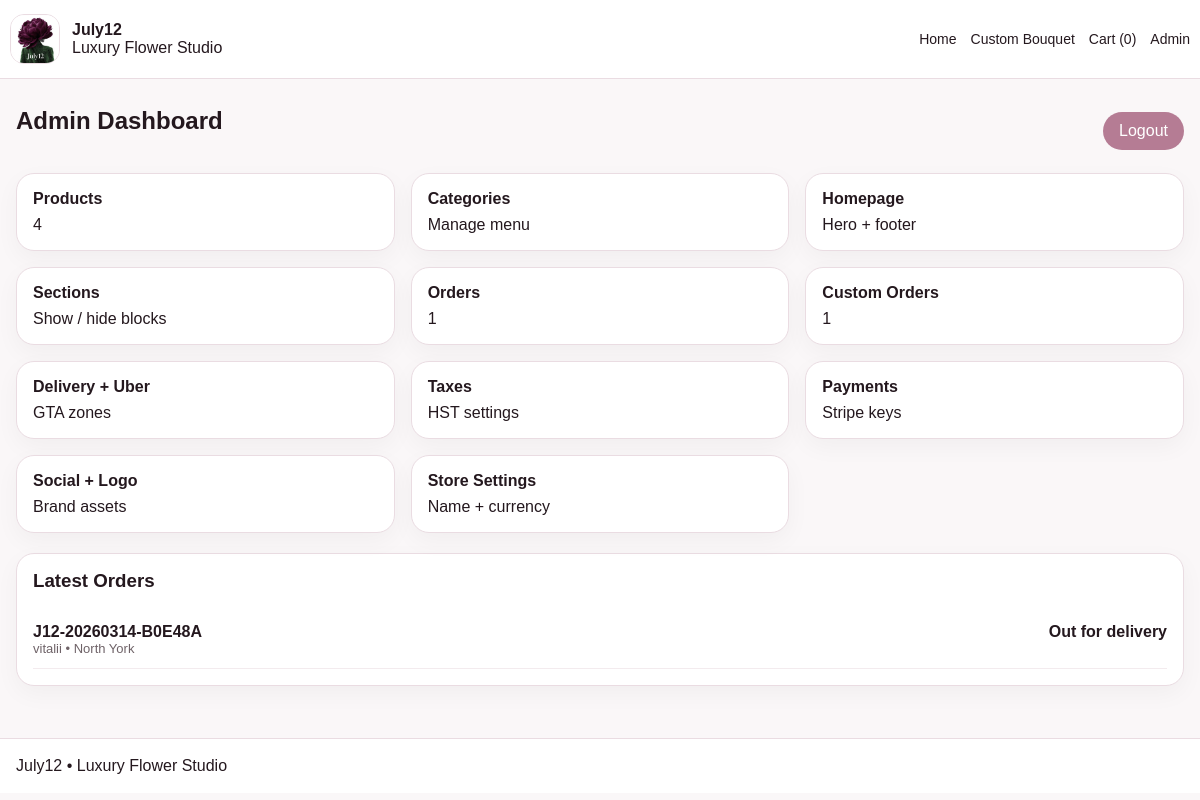
/admin (signed in), run on the app's committed database.
### tables this page shows
CREATE TABLE settings (
            key TEXT PRIMARY KEY,
            value TEXT
        );

CREATE TABLE orders (
            id INTEGER PRIMARY KEY AUTOINCREMENT,
            order_number TEXT,
            customer_name TEXT,
            customer_phone TEXT,
            customer_email TEXT,
            city TEXT,
            address TEXT,
            postal_code TEXT,
            subtotal REAL,
            delivery_fee REAL,
            tax_amount REAL,
            total REAL,
            delivery_provider TEXT,
            order_status TEXT DEFAULT 'New',
            payment_status TEXT DEFAULT 'pending',
            created_at TEXT
        );

### app.py (the view)
@app.route("/admin")
@admin_required
def admin_dashboard():
    conn = db()
    total_products = conn.execute("SELECT COUNT(*) c FROM products").fetchone()["c"]
    total_orders = conn.execute("SELECT COUNT(*) c FROM orders").fetchone()["c"]
    total_custom = conn.execute("SELECT COUNT(*) c FROM custom_orders").fetchone()["c"]
    latest_orders = conn.execute("SELECT * FROM orders ORDER BY id DESC LIMIT 8").fetchall()
    conn.close()
    return render_template("admin/dashboard.html", total_products=total_products, total_orders=total_orders, total_custom=total_custom, latest_orders=latest_orders)

### app.py (called while the page is built, shortened)
def db():
    conn = sqlite3.connect(DB_PATH)
    conn.row_factory = sqlite3.Row
    return conn

def admin_required(fn):
    @wraps(fn)
    def wrapper(*args, **kwargs):
        if not session.get("admin"):
            return redirect(url_for("admin_login"))
        return fn(*args, **kwargs)
    return wrapper

def get_settings() -> dict:
    conn = db()
    rows = conn.execute("SELECT key, value FROM settings").fetchall()
    conn.close()
    return {r["key"]: r["value"] for r in rows}

def get_sections() -> dict:
    conn = db()
    rows = conn.execute("SELECT key, enabled FROM sections").fetchall()
    conn.close()
    return {r["key"]: bool(r["enabled"]) for r in rows}

def cart_items():
    cart = session.get("cart", {})
    if not cart:
        return [], 0.0

@app.context_processor
def inject_globals():
    s = get_settings()
    items, _ = cart_items()
    return {
        "settings": s,
        "sections": get_sections(),
        "store_name": s.get("store_name", "July12"),
        "cart_count": sum(i["qty"] for i in items),
    }

### templates/admin/dashboard.html
{% extends "base.html" %}
{% block content %}
<section class="section">
  <div class="container">
    <div class="admin-top">
      <h1>Admin Dashboard</h1>
      <a class="btn" href="{{ url_for('admin_logout') }}">Logout</a>
    </div>
    <div class="grid admin-grid">
      <a class="admin-card" href="{{ url_for('admin_products') }}"><strong>Products</strong><span>{{ total_products }}</span></a>
      <a class="admin-card" href="{{ url_for('admin_categories') }}"><strong>Categories</strong><span>Manage menu</span></a>
      <a class="admin-card" href="{{ url_for('admin_homepage') }}"><strong>Homepage</strong><span>Hero + footer</span></a>
      <a class="admin-card" href="{{ url_for('admin_sections') }}"><strong>Sections</strong><span>Show / hide blocks</span></a>
      <a class="admin-card" href="{{ url_for('admin_orders') }}"><strong>Orders</strong><span>{{ total_orders }}</span></a>
      <a class="admin-card" href="{{ url_for('admin_custom_orders') }}"><strong>Custom Orders</strong><span>{{ total_custom }}</span></a>
      <a class="admin-card" href="{{ url_for('admin_delivery') }}"><strong>Delivery + Uber</strong><span>GTA zones</span></a>
      <a class="admin-card" href="{{ url_for('admin_taxes') }}"><strong>Taxes</strong><span>HST settings</span></a>
      <a class="admin-card" href="{{ url_for('admin_payments') }}"><strong>Payments</strong><span>Stripe keys</span></a>
      <a class="admin-card" href="{{ url_for('admin_social') }}"><strong>Social + Logo</strong><span>Brand assets</span></a>
      <a class="admin-card" href="{{ url_for('admin_settings') }}"><strong>Store Settings</strong><span>Name + currency</span></a>
    </div>
    <div class="panel" style="margin-top:20px;">
      <h3>Latest Orders</h3>
      {% for order in latest_orders %}
      <div class="summary-row">
        <div>
          <strong>{{ order.order_number }}</strong>
          <div class="small">{{ order.customer_name }} • {{ order.city }}</div>
        </div>
        <strong>{{ order.order_status }}</strong>
      </div>
      {% else %}
      <p>No orders yet.</p>
      {% endfor %}
    </div>
  </div>
</section>
{% endblock %}

### templates/base.html (shortened to what this page needs)
<!doctype html>
<html lang="en">
<head>
  <link href="{{ url_for('static', filename='css/styles.css') }}" rel="stylesheet">
</head>
<body>
<header class="topbar">
  <div class="container nav">
    <a class="brand" href="{{ url_for('home') }}">
      {% if settings.get('logo_url') %}
      <img src="{{ settings.get('logo_url') }}" alt="{{ store_name }}" class="logo-img">
      {% else %}
      <div class="brand-mark">J12</div>
      {% endif %}
      <div class="brand-copy">
        <strong>{{ store_name }}</strong>
        <span>Luxury Flower Studio</span>
      </div>
    </a>
    <nav>
      <a href="{{ url_for('home') }}">Home</a>
      <a href="{{ url_for('custom_bouquet') }}">Custom Bouquet</a>
      <a href="{{ url_for('cart') }}">Cart ({{ cart_count }})</a>
      <a href="{{ url_for('admin_login') }}">Admin</a>
    </nav>
  </div>
</header>
{% block content %}{% endblock %}
<footer class="footer">
  <div class="container">{{ settings.get('footer_text', '') }}</div>
</footer>
</body>
</html>

### static/css/styles.css (style rules this page uses)
body { font-family:Arial,sans-serif;margin:0;background:#faf7f8;color:#24181e }
a { text-decoration:none;color:inherit }
.container { max-width:1180px;margin:0 auto;padding:0 16px }
.topbar { background:#fff;border-bottom:1px solid #eadce2;position:sticky;top:0;z-index:20 }
.nav { display:flex;justify-content:space-between;align-items:center;padding:14px 0 }
.brand { display:flex;gap:12px;align-items:center }
.logo-img { width:48px;height:48px;object-fit:cover;border-radius:14px;border:1px solid #eadce2 }
.brand-copy { display:flex;flex-direction:column }
nav { display:flex;gap:14px;font-size:14px }
.section { padding:28px 0 }
.grid { display:grid;gap:16px }
.products-grid,.info-grid,.admin-grid { grid-template-columns:repeat(3,1fr) }
.card,.panel,.info-card,.admin-card { background:#fff;border:1px solid #eadce2;border-radius:18px;padding:16px;box-shadow:0 8px 24px rgba(0,0,0,.04) }
.info-card h3,.product-copy h3,.panel h3,.section-head h2,.admin-top h1 { margin-top:0 }
.summary-row { display:flex;justify-content:space-between;gap:12px;padding:12px 0;border-bottom:1px solid #f3ebee }
.btn,.cta-btn { display:inline-flex;align-items:center;justify-content:center;border:none;border-radius:999px;padding:10px 16px;background:#b57c94;color:#fff;cursor:pointer }
.small { font-size:13px;color:#6f6368 }
.admin-top { display:flex;justify-content:space-between;align-items:center;margin-bottom:18px }
.admin-card { display:flex;flex-direction:column;gap:8px }
.footer { padding:18px 0;border-top:1px solid #eadce2;background:#fff;margin-top:24px }

### data on the page
settings: get (picture)
settings: value "July12"
orders: order_number "J12-20260314-B0E48A", customer_name "vitalii", city "North York", order_status "Out for delivery"
settings: get "July12 • Luxury Flower Studio"

### other printed values
{{ cart_count }} "0"
{{ total_products }} "4"
{{ total_orders }} "1"
{{ total_custom }} "1"
